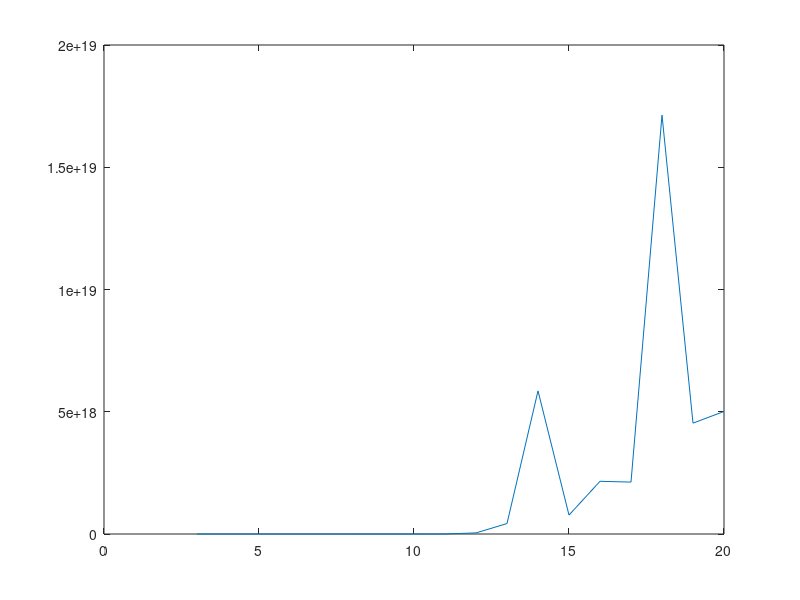

MATLAB code to generate this figure:
function []=grafico1()
    pp=0;
    arrn=3:20;
    arrnc=3:20;
    for h=3:1:20
        pp=pp+1;
        A=zeros(h);
        for i=1:h
            for j=1:h
                A(i,j)=1/(i+j-1);
            end
        end
        k=norm(A,1)*norm(inv(A),1);
        arrnc(pp)=k;
    end
    plot(arrn,arrnc)
end